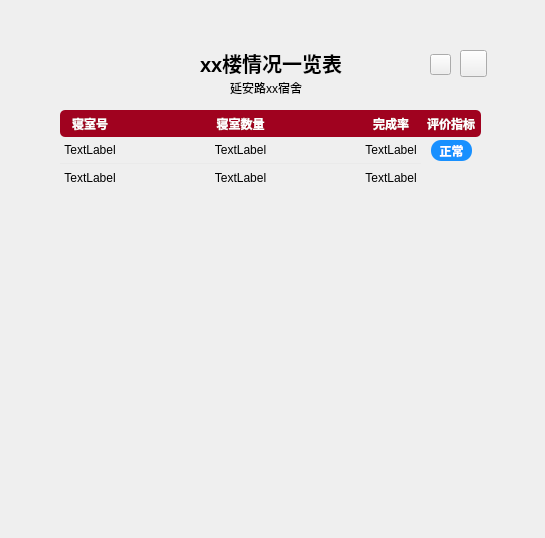
<?xml version="1.0" encoding="UTF-8"?>
<ui version="4.0">
 <class>Form</class>
 <widget class="QWidget" name="Form">
  <property name="geometry">
   <rect>
    <x>0</x>
    <y>0</y>
    <width>545</width>
    <height>538</height>
   </rect>
  </property>
  <property name="windowTitle">
   <string>Form</string>
  </property>
  <widget class="QLabel" name="label">
   <property name="geometry">
    <rect>
     <x>30</x>
     <y>30</y>
     <width>484</width>
     <height>493</height>
    </rect>
   </property>
   <property name="styleSheet">
    <string notr="true">border-image: url(:/images/images/小中型底层白.png);</string>
   </property>
   <property name="text">
    <string/>
   </property>
  </widget>
  <widget class="QLabel" name="label_2">
   <property name="geometry">
    <rect>
     <x>200</x>
     <y>50</y>
     <width>151</width>
     <height>26</height>
    </rect>
   </property>
   <property name="styleSheet">
    <string notr="true">font-weight:bold;
font-size:20px;</string>
   </property>
   <property name="text">
    <string>xx楼情况一览表</string>
   </property>
  </widget>
  <widget class="QLabel" name="label_3">
   <property name="geometry">
    <rect>
     <x>230</x>
     <y>80</y>
     <width>81</width>
     <height>16</height>
    </rect>
   </property>
   <property name="text">
    <string>延安路xx宿舍</string>
   </property>
  </widget>
  <widget class="QScrollArea" name="scrollArea_4">
   <property name="geometry">
    <rect>
     <x>60</x>
     <y>110</y>
     <width>431</width>
     <height>401</height>
    </rect>
   </property>
   <property name="styleSheet">
    <string notr="true">background-color:transparent;
border:0px;</string>
   </property>
   <property name="widgetResizable">
    <bool>true</bool>
   </property>
   <widget class="QWidget" name="scrollAreaWidgetContents_4">
    <property name="geometry">
     <rect>
      <x>0</x>
      <y>0</y>
      <width>431</width>
      <height>401</height>
     </rect>
    </property>
    <widget class="QWidget" name="gridLayoutWidget_3">
     <property name="geometry">
      <rect>
       <x>0</x>
       <y>0</y>
       <width>421</width>
       <height>81</height>
      </rect>
     </property>
     <layout class="QGridLayout" name="gridLayout_4" columnstretch="1,4,1,1">
      <property name="spacing">
       <number>0</number>
      </property>
      <item row="0" column="1">
       <widget class="QLabel" name="label_63">
        <property name="styleSheet">
         <string notr="true">background-color:#a0021f;
border-image: url();
color:white;
border:0px;
font-weight:bold;
border-radius:0px;</string>
        </property>
        <property name="text">
         <string>寝室数量</string>
        </property>
        <property name="alignment">
         <set>Qt::AlignCenter</set>
        </property>
       </widget>
      </item>
      <item row="0" column="2">
       <widget class="QLabel" name="label_64">
        <property name="styleSheet">
         <string notr="true">background-color:#a0021f;
border-image: url();
color:white;
font-weight:bold;
border-radius:0px;</string>
        </property>
        <property name="text">
         <string>完成率</string>
        </property>
        <property name="alignment">
         <set>Qt::AlignCenter</set>
        </property>
       </widget>
      </item>
      <item row="0" column="0">
       <widget class="QLabel" name="label_62">
        <property name="styleSheet">
         <string notr="true">background-color:#a0021f;
border-image: url();
color:white;
font-weight:bold;
border:0px;
border-radius:0px;
border-bottom-left-radius:5px;
border-top-left-radius:5px;
font-size:12px;</string>
        </property>
        <property name="text">
         <string>寝室号</string>
        </property>
        <property name="alignment">
         <set>Qt::AlignCenter</set>
        </property>
       </widget>
      </item>
      <item row="1" column="2">
       <widget class="QLabel" name="label_7">
        <property name="styleSheet">
         <string notr="true">border-bottom:1px solid #eaeaea;</string>
        </property>
        <property name="text">
         <string>TextLabel</string>
        </property>
        <property name="alignment">
         <set>Qt::AlignCenter</set>
        </property>
       </widget>
      </item>
      <item row="1" column="3">
       <widget class="QFrame" name="frame">
        <property name="styleSheet">
         <string notr="true">QFrame{
	border-bottom:1px solid #eaeaea;
};</string>
        </property>
        <property name="frameShape">
         <enum>QFrame::StyledPanel</enum>
        </property>
        <property name="frameShadow">
         <enum>QFrame::Raised</enum>
        </property>
        <widget class="QLabel" name="label_11">
         <property name="geometry">
          <rect>
           <x>10</x>
           <y>3</y>
           <width>41</width>
           <height>21</height>
          </rect>
         </property>
         <property name="styleSheet">
          <string notr="true">border-radius:10px;
background-color:#1890FF;
color:white;
font-weight:bold;</string>
         </property>
         <property name="text">
          <string>正常</string>
         </property>
         <property name="alignment">
          <set>Qt::AlignCenter</set>
         </property>
        </widget>
       </widget>
      </item>
      <item row="0" column="3">
       <widget class="QLabel" name="label_4">
        <property name="styleSheet">
         <string notr="true">background-color:#a0021f;
border-image: url();
color:white;
font-weight:bold;
border-radius:0px;
border-bottom-right-radius:5px;
border-top-right-radius:5px</string>
        </property>
        <property name="text">
         <string>评价指标</string>
        </property>
        <property name="alignment">
         <set>Qt::AlignCenter</set>
        </property>
       </widget>
      </item>
      <item row="1" column="1">
       <widget class="QLabel" name="label_6">
        <property name="styleSheet">
         <string notr="true">border-bottom:1px solid #eaeaea;</string>
        </property>
        <property name="text">
         <string>TextLabel</string>
        </property>
        <property name="alignment">
         <set>Qt::AlignCenter</set>
        </property>
       </widget>
      </item>
      <item row="1" column="0">
       <widget class="QLabel" name="label_5">
        <property name="styleSheet">
         <string notr="true">border-bottom:1px solid #eaeaea;</string>
        </property>
        <property name="text">
         <string>TextLabel</string>
        </property>
        <property name="alignment">
         <set>Qt::AlignCenter</set>
        </property>
       </widget>
      </item>
      <item row="2" column="0">
       <widget class="QLabel" name="label_8">
        <property name="text">
         <string>TextLabel</string>
        </property>
        <property name="alignment">
         <set>Qt::AlignCenter</set>
        </property>
       </widget>
      </item>
      <item row="2" column="1">
       <widget class="QLabel" name="label_9">
        <property name="text">
         <string>TextLabel</string>
        </property>
        <property name="alignment">
         <set>Qt::AlignCenter</set>
        </property>
       </widget>
      </item>
      <item row="2" column="2">
       <widget class="QLabel" name="label_10">
        <property name="text">
         <string>TextLabel</string>
        </property>
        <property name="alignment">
         <set>Qt::AlignCenter</set>
        </property>
       </widget>
      </item>
      <item row="2" column="3">
       <widget class="QFrame" name="frame_2">
        <property name="frameShape">
         <enum>QFrame::StyledPanel</enum>
        </property>
        <property name="frameShadow">
         <enum>QFrame::Raised</enum>
        </property>
       </widget>
      </item>
     </layout>
    </widget>
   </widget>
  </widget>
  <widget class="QPushButton" name="pushButton_9">
   <property name="geometry">
    <rect>
     <x>460</x>
     <y>50</y>
     <width>27</width>
     <height>27</height>
    </rect>
   </property>
   <property name="cursor">
    <cursorShape>PointingHandCursor</cursorShape>
   </property>
   <property name="styleSheet">
    <string notr="true">border-image: url(:/icons/icons/关闭.png);</string>
   </property>
   <property name="text">
    <string/>
   </property>
  </widget>
  <widget class="QPushButton" name="pushButton_10">
   <property name="geometry">
    <rect>
     <x>430</x>
     <y>54</y>
     <width>21</width>
     <height>21</height>
    </rect>
   </property>
   <property name="cursor">
    <cursorShape>PointingHandCursor</cursorShape>
   </property>
   <property name="styleSheet">
    <string notr="true">border-image: url(:/icons/icons/最小化.png);</string>
   </property>
   <property name="text">
    <string/>
   </property>
  </widget>
 </widget>
 <resources>
  <include location="resource.qrc"/>
 </resources>
 <connections/>
</ui>
